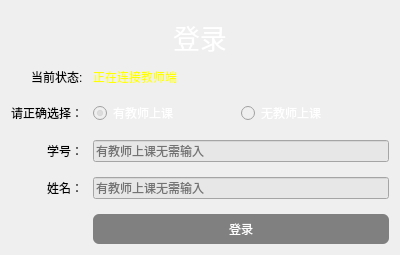
<?xml version="1.0" encoding="UTF-8"?>
<ui version="4.0">
 <class>Login</class>
 <widget class="QDialog" name="Login">
  <property name="geometry">
   <rect>
    <x>0</x>
    <y>0</y>
    <width>400</width>
    <height>255</height>
   </rect>
  </property>
  <property name="windowTitle">
   <string>Dialog</string>
  </property>
  <property name="windowIcon">
   <iconset resource="images.qrc">
    <normaloff>:/image/images/icon.ico</normaloff>:/image/images/icon.ico</iconset>
  </property>
  <property name="styleSheet">
   <string notr="true">QDialog
{
	background-image:url(:/image/images/back.png)
}</string>
  </property>
  <layout class="QVBoxLayout" name="verticalLayout">
   <property name="spacing">
    <number>5</number>
   </property>
   <item alignment="Qt::AlignHCenter">
    <widget class="QLabel" name="label_3">
     <property name="font">
      <font>
       <family>微软雅黑</family>
       <pointsize>20</pointsize>
      </font>
     </property>
     <property name="styleSheet">
      <string notr="true">QLabel
{
	color:white;
}</string>
     </property>
     <property name="text">
      <string>登录</string>
     </property>
    </widget>
   </item>
   <item>
    <layout class="QGridLayout" name="gridLayout">
     <property name="horizontalSpacing">
      <number>10</number>
     </property>
     <property name="verticalSpacing">
      <number>15</number>
     </property>
     <item row="1" column="1">
      <layout class="QHBoxLayout" name="horizontalLayout">
       <item>
        <widget class="QRadioButton" name="radioButton">
         <property name="enabled">
          <bool>false</bool>
         </property>
         <property name="styleSheet">
          <string notr="true">QWidget
{
	color:white;
}</string>
         </property>
         <property name="text">
          <string>有教师上课</string>
         </property>
         <property name="checked">
          <bool>true</bool>
         </property>
        </widget>
       </item>
       <item>
        <widget class="QRadioButton" name="radioButton_2">
         <property name="enabled">
          <bool>false</bool>
         </property>
         <property name="styleSheet">
          <string notr="true">QWidget
{
	color:white;
}</string>
         </property>
         <property name="text">
          <string>无教师上课</string>
         </property>
        </widget>
       </item>
      </layout>
     </item>
     <item row="2" column="1">
      <widget class="QLineEdit" name="leId">
       <property name="enabled">
        <bool>false</bool>
       </property>
       <property name="styleSheet">
        <string notr="true">QLineEdit:!enabled
{
	background:rgb(231, 231, 231)
}</string>
       </property>
       <property name="placeholderText">
        <string>有教师上课无需输入</string>
       </property>
      </widget>
     </item>
     <item row="2" column="0" alignment="Qt::AlignRight">
      <widget class="QLabel" name="label">
       <property name="styleSheet">
        <string notr="true">QLabel
{
	color:black;
}</string>
       </property>
       <property name="text">
        <string>学号：</string>
       </property>
      </widget>
     </item>
     <item row="3" column="0" alignment="Qt::AlignRight">
      <widget class="QLabel" name="label_2">
       <property name="styleSheet">
        <string notr="true">QLabel
{
	color:black;
}</string>
       </property>
       <property name="text">
        <string>姓名：</string>
       </property>
      </widget>
     </item>
     <item row="1" column="0" alignment="Qt::AlignRight">
      <widget class="QLabel" name="label_4">
       <property name="styleSheet">
        <string notr="true">QLabel
{
	color:black;
}</string>
       </property>
       <property name="text">
        <string>请正确选择：</string>
       </property>
      </widget>
     </item>
     <item row="4" column="1">
      <widget class="QPushButton" name="pushButton">
       <property name="enabled">
        <bool>false</bool>
       </property>
       <property name="minimumSize">
        <size>
         <width>0</width>
         <height>30</height>
        </size>
       </property>
       <property name="styleSheet">
        <string notr="true">QPushButton{
background-color:qlineargradient(x1:0, y1:0, x2:0, y2:1, stop:0 rgb(46,46,46),stop:1 rgb(66,66,66));color:white;padding:4px;border-radius:6px;}
QPushButton:hover{background-color:rgb(80,80,80);}
QPushButton:pressed{background-color:rgb(30,30,30)}
QPushButton:!enabled
{
	background:gray;
}</string>
       </property>
       <property name="text">
        <string>登录</string>
       </property>
      </widget>
     </item>
     <item row="0" column="1">
      <widget class="QLabel" name="labConn">
       <property name="styleSheet">
        <string notr="true">QLabel
{
	color:rgb(255, 255, 0);
}</string>
       </property>
       <property name="text">
        <string>正在连接教师端</string>
       </property>
      </widget>
     </item>
     <item row="0" column="0" alignment="Qt::AlignRight">
      <widget class="QLabel" name="label_5">
       <property name="styleSheet">
        <string notr="true">QLabel
{
	color:black;
}</string>
       </property>
       <property name="text">
        <string>当前状态:</string>
       </property>
      </widget>
     </item>
     <item row="3" column="1">
      <widget class="QLineEdit" name="leName">
       <property name="enabled">
        <bool>false</bool>
       </property>
       <property name="styleSheet">
        <string notr="true">QLineEdit:!enabled
{
	background:rgb(231, 231, 231)
}</string>
       </property>
       <property name="placeholderText">
        <string>有教师上课无需输入</string>
       </property>
      </widget>
     </item>
    </layout>
   </item>
  </layout>
 </widget>
 <resources>
  <include location="images.qrc"/>
 </resources>
 <connections/>
</ui>
